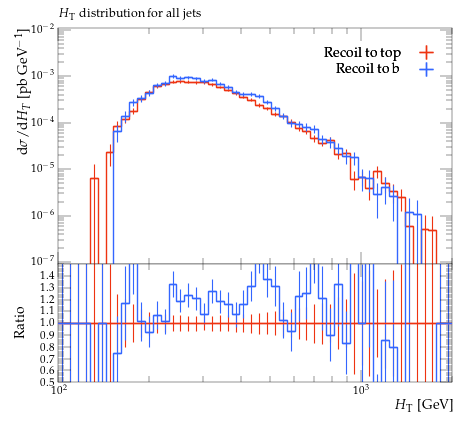

Write the Python code that produced this figure.
#! /usr/bin/env python

# This Python script was auto-generated using YODA v2.0.2.
# Analysis object: /MC_TTBAR/onelep_jet_HT
# Timestamp: 31-07-2026 (12:23:22)

import matplotlib as mpl
import matplotlib.pyplot as plt
mpl.use('Agg') # comment out for interactive use
import os
import numpy as np

plotDir = os.path.split(os.path.realpath(__file__))[0]
if 'YODA_USER_PLOT_PATH' in globals():
    plot_outdir = globals()['YODA_USER_PLOT_PATH']
else:
    plot_outdir = plotDir

#plot style
plt.style.use(os.path.join(plotDir, '../default.mplstyle'))
# plot metadata
figW, figH = plt.rcParams['figure.figsize']
ax_xLabel = r'$H_\mathrm{T}$ [GeV]'
ax_yLabel = r'$\mathrm{d}\sigma/\mathrm{d}H_T$ [pb GeV$^{-1}$]'
ax_title  = r'$H_\mathrm{T}$ distribution for all jets'
ax_xScale = 'log'
ax_yScale = 'log'
xLims = (100.0, 2000.0)
yLims = (9e-08, 0.011000000000000001)

# TeX-friendly labels for the legend
labels = {
    'legend' : ([ r"Recoil to top", r"Recoil to b" ], r""),
}

# Adjust canvas width and height
canvasW = 10.0
canvasH = 9.0
figW *= canvasW/10.
figH *= canvasH/9.

# Create figure and axis objects
fig, (ax, ratio0_ax) = plt.subplots(2, 1, sharex=True,
                  figsize=(figW,figH), gridspec_kw={'height_ratios': (6.0, 3.0)})

# Set figure margins
plt.subplots_adjust(
    left   = 1.0 * plt.rcParams['figure.subplot.left'],
    right  = 1.0 * plt.rcParams['figure.subplot.right'],
    top    = 1.0 * plt.rcParams['figure.subplot.top'],
    bottom = 1.0 * plt.rcParams['figure.subplot.bottom'])

ratio0_ax.yaxis.set_major_locator(mpl.ticker.MultipleLocator(0.1))
ratio0_ax.set_ylim(0.5, 1.4999)
ratio0_ax.set_ylabel('Ratio')

# the numerical data is stored in a separate file
dataf = dict()
prefix = os.path.split(__file__)[0]
if prefix:    prefix = prefix + '/'
exec(open(prefix+'onelep_jet_HT__data.py').read(), dataf)


legend_handles = dict() # keep track of handles for the legend

# style options for curves
# starts at zorder>=5 to draw curve on top of legend
styles = {
  'recoil_t': {
    'color' : '#EE3311',
    'linestyle' : '-',
    'linewidth' : 1,
    'marker' : 'none',
    'markersize' : 2,
    'capsize' : 0.0,
    'zorder' : 5,
    'histstyle' : 1,
    'drawstyle' : 'steps-pre',
    'xerrorbars' : 1,
    'yerrorbars' : 1,
    'fillcolor' : None,
    'fillopacity' : 1.0,
    'ratio0_linestyle' : '-',
    'ratio0_linewidth' : 1,
    'ratio0_marker' : 'none',
    'ratio0_markersize' : 2,
    'ratio0_capsize' : 0.0,
    'ratio0_zorder' : 5,
    'ratio0_histstyle' : 1,
    'ratio0_drawstyle' : 'steps-pre',
    'ratio0_xerrorbars' : 1,
    'ratio0_yerrorbars' : 1,
  },
  'recoil_b': {
    'color' : '#3366FF',
    'linestyle' : '-',
    'linewidth' : 1,
    'marker' : 'none',
    'markersize' : 2,
    'capsize' : 0.0,
    'zorder' : 6,
    'histstyle' : 1,
    'drawstyle' : 'steps-pre',
    'xerrorbars' : 1,
    'yerrorbars' : 1,
    'fillcolor' : None,
    'fillopacity' : 1.0,
    'ratio0_linestyle' : '-',
    'ratio0_linewidth' : 1,
    'ratio0_marker' : 'none',
    'ratio0_markersize' : 2,
    'ratio0_capsize' : 0.0,
    'ratio0_zorder' : 6,
    'ratio0_histstyle' : 1,
    'ratio0_drawstyle' : 'steps-pre',
    'ratio0_xerrorbars' : 1,
    'ratio0_yerrorbars' : 1,
  },
}

# curve from input yoda files in main panel
for label, yvals in dataf['yvals'].items():
    if all(np.isnan(v) for v in dataf['yvals'][label]):
        continue
    tmp = None
    if styles[label]['histstyle']: # draw as histogram
        xpos = dataf['xedges'][label] if styles[label]['drawstyle'] else dataf['xpoints'][label]
        ypos = np.insert(yvals, 0, yvals[0]) if styles[label]['drawstyle'] else yvals
        if styles[label]['fillcolor']: # fill area below curve
            ax.fill_between(xpos, ypos, step='pre',
                            color=styles[label]['fillcolor'],
                            alpha=styles[label]['fillopacity'])
        tmp, = ax.plot(xpos, ypos,
                       color=styles[label]['color'],
                       linestyle=styles[label]['linestyle'],
                       linewidth=styles[label]['linewidth'],
                       drawstyle=styles[label]['drawstyle'], solid_joinstyle='miter',
                       zorder=styles[label]['zorder'], label=label)
    tmp = ax.errorbar(dataf['xpoints'][label], yvals,
                      xerr=np.array(dataf['xerrs'][label])*styles[label]['xerrorbars'],
                      yerr=np.array(dataf['yerrs'][label])*styles[label]['yerrorbars'],
                      fmt=styles[label]['marker'], capsize=styles[label]['capsize'],
                      markersize=styles[label]['markersize'],
                      ecolor=styles[label]['color'],
                      color=styles[label]['color'], zorder=styles[label]['zorder'])
    tmp[-1][0].set_linestyle(styles[label]['linestyle'])
    tmp[-1][0].set_linewidth(styles[label]['linewidth'])
    if label in dataf['add_legend_handle']:  legend_handles[label] = tmp
    for varLabel in dataf['variation_yvals'].keys():
        if varLabel.startswith(label):
            tmp, = ax.plot(dataf['xedges'][label], dataf['variation_yvals'][varLabel],
                           color=styles[label]['color'],
                           linestyle=styles[label]['linestyle'],
                           linewidth=styles[label]['linewidth'],
                           drawstyle='steps-pre', solid_joinstyle='miter',
                           zorder=styles[label]['zorder'], alpha=0.5)


# plots on ratio panel
# curve from input yoda files in ratio panel
for label, yvals in dataf['ratio0_yvals'].items():
    if all(np.isnan(v) for v in yvals):
        continue
    if styles[label]['ratio0_histstyle']: # plot as histogram
        xpos = dataf['xedges']['recoil_t'] if styles[label]['ratio0_drawstyle'] else dataf['xpoints']['recoil_t']
        ypos = np.insert(yvals, 0, yvals[0]) if styles[label]['ratio0_drawstyle'] else yvals
        ratio0_ax.plot(xpos, ypos,
                       color=styles[label]['color'],
                       linewidth=styles[label]['linewidth'],
                       linestyle=styles[label]['ratio0_linestyle'],
                       drawstyle=styles[label]['ratio0_drawstyle'], zorder=styles[label]['zorder'],
                       solid_joinstyle='miter')
    tmp = ratio0_ax.errorbar(dataf['xpoints']['recoil_t'], yvals,
                             xerr=np.array(dataf['ref_xerrs'])*styles[label]['ratio0_xerrorbars'],
                             yerr=np.array(dataf['ratio0_yerrs'][label])*styles[label]['ratio0_yerrorbars'],
                             fmt=styles[label]['ratio0_marker'], capsize=styles[label]['ratio0_capsize'],
                             markersize=styles[label]['ratio0_markersize'],
                             ecolor=styles[label]['color'],
                             color=styles[label]['color'])
    tmp[-1][0].set_linestyle(styles[label]['ratio0_linestyle'])
    tmp[-1][0].set_linewidth(styles[label]['ratio0_linewidth'])

    for varlabel in dataf['ratio0_variation_vals'].keys():
        if varlabel.startswith(label):
            ratio0_ax.plot(dataf['xedges']['recoil_t'],
                            dataf['ratio0_variation_vals'][varlabel],
                            color=styles[label]['color'],
                            linestyle=styles[label]['linestyle'],
                            linewidth=styles[label]['linewidth'],
                            drawstyle='steps-pre', solid_joinstyle='miter',
                            zorder=1, alpha=0.5)

legend_items = list(legend_handles.values())
ax.add_artist(ax.legend(legend_items,
                        labels['legend'][0],
                        title=labels['legend'][1],
                        alignment='right',
                        loc='upper right',
                        bbox_to_anchor=(1.0, 0.97),markerfirst=False))

# set plot metadata as defined above
ratio0_ax.set_xlabel(ax_xLabel)
ratio0_ax.xaxis.set_label_coords(1., -0.15)
ax.set_ylabel(ax_yLabel, ha='right', va='top')
ax.yaxis.set_label_coords(-0.11, 1.0)
ax.set_title(ax_title, loc='left')
ax.set_xscale(ax_xScale)
ax.set_yscale(ax_yScale)
ax.set_xlim(xLims)
ax.set_ylim(yLims)

# tick formatting
plt.rcParams['xtick.top'] = True
plt.rcParams['ytick.right'] = True
ax.yaxis.set_major_locator(mpl.ticker.LogLocator(base=10.0, numticks=np.inf))
ax.yaxis.set_minor_locator(mpl.ticker.LogLocator(
                           base=10.0, subs=np.arange(0.1, 1, 0.1), numticks=np.inf))
fig.align_ylabels((ax, ratio0_ax))
plt.savefig(os.path.join(plot_outdir, 'onelep_jet_HT.pdf'), format='PDF')
plt.savefig(os.path.join(plot_outdir, 'onelep_jet_HT.png'), format='PNG')

plt.close(fig)
